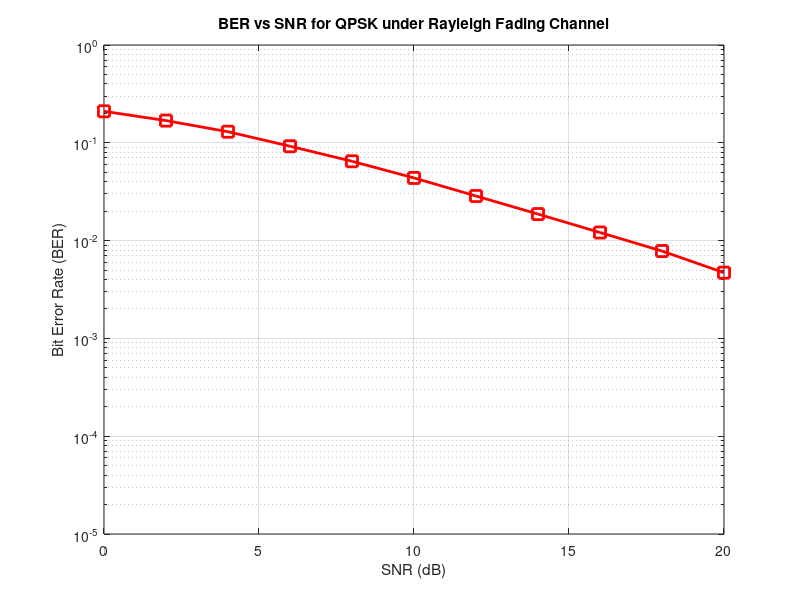

The MATLAB source for this figure:
clc;
clear;
close all;

Nbits = 100000;
SNRdB = 0:2:20;

BER = zeros(size(SNRdB));

for k = 1:length(SNRdB)

    bits = randi([0 1],Nbits,1);

    bits = bits(1:floor(length(bits)/2)*2);

    I = 2*bits(1:2:end)-1;
    Q = 2*bits(2:2:end)-1;

    txSignal = (I + 1j*Q)/sqrt(2);

    h = (randn(length(txSignal),1) + ...
         1j*randn(length(txSignal),1))/sqrt(2);

    fadedSignal = h .* txSignal;

    snrLinear = 10^(SNRdB(k)/10);

    noise = sqrt(1/(2*snrLinear))* ...
           (randn(size(txSignal)) + ...
            1j*randn(size(txSignal)));

    rxSignal = fadedSignal + noise;

    rxSignal = rxSignal ./ h;

    rxBits = zeros(length(bits),1);

    rxBits(1:2:end) = real(rxSignal) > 0;
    rxBits(2:2:end) = imag(rxSignal) > 0;

    BER(k) = sum(bits ~= rxBits)/length(bits);

end

figure;

semilogy(SNRdB,BER,'s-r',...
         'LineWidth',2,...
         'MarkerSize',8);

grid on;
box on;

xlabel('SNR (dB)');
ylabel('Bit Error Rate (BER)');

title('BER vs SNR for QPSK under Rayleigh Fading Channel');

axis([0 20 1e-5 1]);
